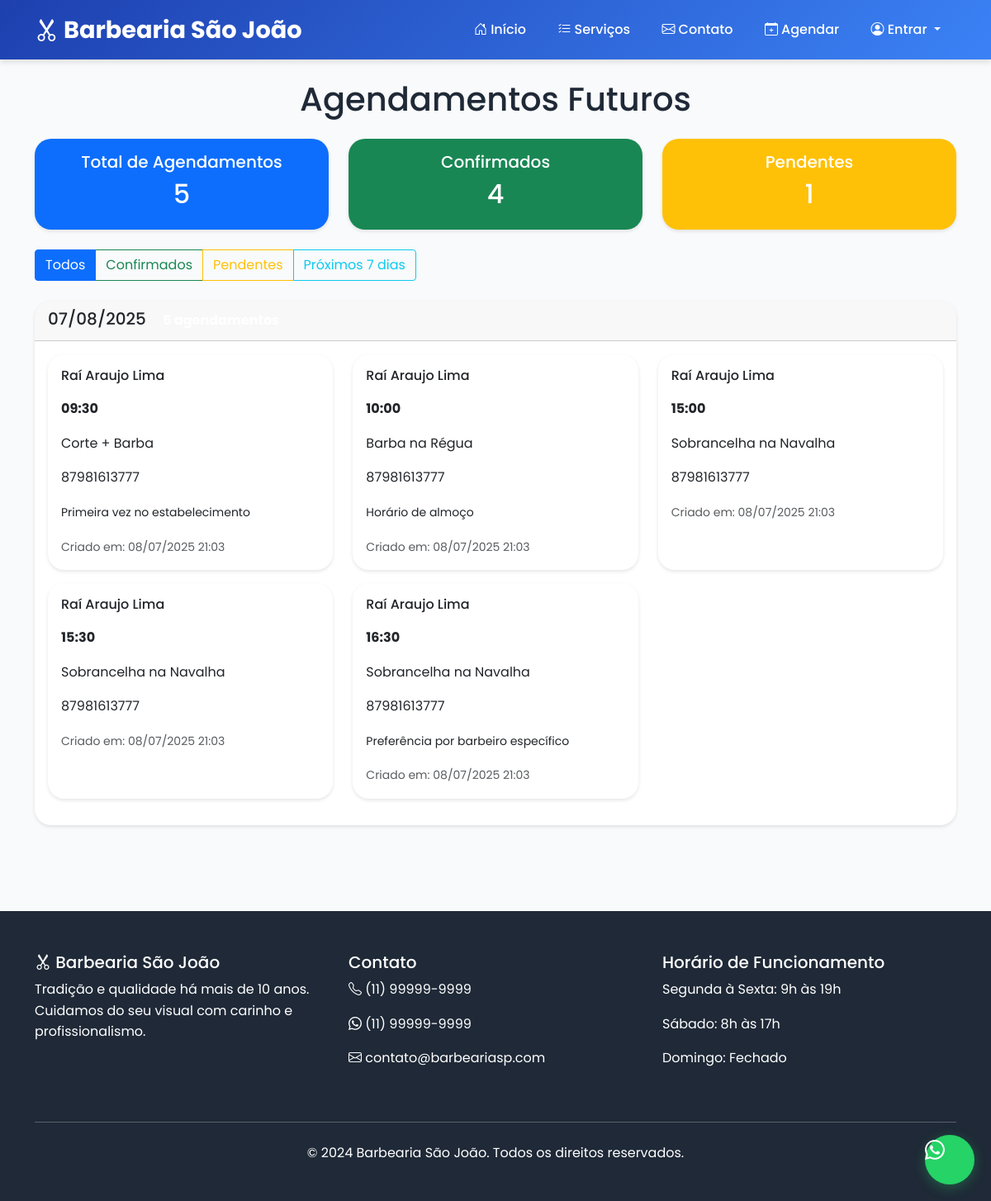
The app's page /agendamento/futuros/ with its own data.
### scheduling/models.py (models this page shows, shortened)
class Appointment(models.Model):
    cliente = models.ForeignKey(
        Cliente,
        on_delete=models.CASCADE,
        verbose_name='Cliente',
        null=True,
        blank=True,
        related_name='appointments'
    )
    client_name = models.CharField(max_length=100, verbose_name='Nome do Cliente')
    client_phone = models.CharField(
        max_length=15,
        verbose_name='Telefone',
        validators=[
            RegexValidator(
                regex=r'^\(\d{2}\)\s\d{4,5}-\d{4}$',
                message='Formato: (11) 99999-9999'
            )
        ]
    )
    service = models.ForeignKey(Service, on_delete=models.CASCADE, verbose_name='Serviço')
    date = models.DateField(verbose_name='Data')
    time = models.TimeField(verbose_name='Horário')
    is_confirmed = models.BooleanField(default=False, verbose_name='Confirmado')
    is_cancelled = models.BooleanField(default=False, verbose_name='Cancelado')
    created_at = models.DateTimeField(auto_now_add=True, verbose_name='Criado em')
    updated_at = models.DateTimeField(auto_now=True, verbose_name='Atualizado em')
    notes = models.TextField(blank=True, verbose_name='Observações')
    class Meta:
        verbose_name = 'Agendamento'
        verbose_name_plural = 'Agendamentos'
        ordering = ['-date', '-time']
        unique_together = ['date', 'time']

### core/models.py (models this page shows, shortened)
class Service(models.Model):
    name = models.CharField(max_length=100, verbose_name='Nome do Serviço')
    description = models.TextField(verbose_name='Descrição')
    price = models.DecimalField(max_digits=10, decimal_places=2, verbose_name='Preço')
    duration = models.IntegerField(verbose_name='Duração (minutos)')
    is_active = models.BooleanField(default=True, verbose_name='Ativo')
    created_at = models.DateTimeField(auto_now_add=True)
    class Meta:
        verbose_name = 'Serviço'
        verbose_name_plural = 'Serviços'
        ordering = ['name']

### scheduling/views.py (the view)
# urls.py: path('futuros/', views.view_future_appointments, name='future_appointments'),
def view_future_appointments(request):
    today = timezone.now().date()
    future_appointments = Appointment.objects.filter(
        date__gte=today,
        is_cancelled=False
    ).order_by('date', 'time')
    appointments_by_date = {}
    for appointment in future_appointments:
        date_str = appointment.date.strftime('%d/%m/%Y')
        if date_str not in appointments_by_date:
            appointments_by_date[date_str] = []
        appointments_by_date[date_str].append(appointment)
    total_appointments = future_appointments.count()
    confirmed_appointments = future_appointments.filter(is_confirmed=True).count()
    pending_appointments = future_appointments.filter(is_confirmed=False).count()
    next_week = today + timedelta(days=7)
    next_week_appointments = future_appointments.filter(date__lte=next_week)
    context = {
        'appointments_by_date': appointments_by_date,
        'total_appointments': total_appointments,
        'confirmed_appointments': confirmed_appointments,
        'pending_appointments': pending_appointments,
        'next_week_appointments': next_week_appointments,
        'today': today,
        'next_week': next_week,
    }
    return render(request, 'scheduling/future_appointments.html', context)

### templates/scheduling/future_appointments.html (shortened to what this page needs)
{% extends 'base.html' %}
{% block content %}
<div class="container mt-4">
    <div class="row">
        <div class="col-12">
            <h1 class="text-center mb-4">
                 Agendamentos Futuros
            </h1>
            <div class="row mb-4">
                <div class="col-md-4">
                    <div class="card bg-primary text-white">
                        <div class="card-body text-center">
                            <h5 class="card-title">Total de Agendamentos</h5>
                            <h2>{{ total_appointments }}</h2>
                        </div>
                    </div>
                </div>
                <div class="col-md-4">
                    <div class="card bg-success text-white">
                        <div class="card-body text-center">
                            <h5 class="card-title">Confirmados</h5>
                            <h2>{{ confirmed_appointments }}</h2>
                        </div>
                    </div>
                </div>
                <div class="col-md-4">
                    <div class="card bg-warning text-white">
                        <div class="card-body text-center">
                            <h5 class="card-title">Pendentes</h5>
                            <h2>{{ pending_appointments }}</h2>
                        </div>
                    </div>
                </div>
            </div>
            <div class="row mb-4">
                <div class="col-12">
                    <div class="btn-group" role="group">
                        <button type="button" class="btn btn-outline-primary active" onclick="showAll()">Todos</button>
                        <button type="button" class="btn btn-outline-success" onclick="showConfirmed()">Confirmados</button>
                        <button type="button" class="btn btn-outline-warning" onclick="showPending()">Pendentes</button>
                        <button type="button" class="btn btn-outline-info" onclick="showNextWeek()">Próximos 7 dias</button>
                    </div>
                </div>
            </div>
            {% if appointments_by_date %}
                {% for date_str, appointments in appointments_by_date.items %}
                <div class="card mb-4 appointment-date-group" data-date="{{ date_str }}">
                    <div class="card-header">
                        <h5 class="mb-0">
                             {{ date_str }}
                            <span class="badge badge-primary float-right">{{ appointments|length }} agendamento{{ appointments|length|pluralize:"s" }}</span>
                        </h5>
                    </div>
                    <div class="card-body">
                        <div class="row">
                            {% for appointment in appointments %}
                            <div class="col-md-6 col-lg-4 mb-3 appointment-item"
                                 data-status="{% if appointment.is_confirmed %}confirmed{% else %}pending{% endif %}">
                                <div class="card h-100 {% if appointment.is_confirmed %}border-success{% elif appointment.is_cancelled %}border-danger{% else %}border-warning{% endif %}">
                                    <div class="card-body">
                                        <div class="d-flex justify-content-between align-items-start mb-2">
                                            <h6 class="card-title mb-0">{{ appointment.client_name }}</h6>
                                            <span class="badge {% if appointment.is_confirmed %}badge-success{% elif appointment.is_cancelled %}badge-danger{% else %}badge-warning{% endif %}">
                                            </span>
                                        </div>
                                        <p class="card-text">
                                            <strong>{{ appointment.time|time:"H:i" }}</strong>
                                        </p>
                                        <p class="card-text">
                                            {{ appointment.service.name }}
                                        </p>
                                        <p class="card-text">
                                            {{ appointment.client_phone }}
                                        </p>
                                        {% if appointment.notes %}
                                        <p class="card-text">
                                            <small>{{ appointment.notes|truncatechars:50 }}</small>
                                        </p>
                                        {% endif %}
                                        <div class="mt-2">
                                            <small class="text-muted">
                                                Criado em: {{ appointment.created_at|date:"d/m/Y H:i" }}
                                            </small>
                                        </div>
                                    </div>
                                </div>
                            </div>
                            {% endfor %}
                        </div>
                    </div>
                </div>
                {% endfor %}
            {% else %}
                <div class="text-center py-5">
                    <i class="fas fa-calendar-times fa-3x text-muted mb-3"></i>
                    <h4 class="text-muted">Nenhum agendamento futuro encontrado</h4>
                    <p class="text-muted">Não há agendamentos programados para os próximos dias.</p>
                </div>
            {% endif %}
        </div>
    </div>
</div>
{% endblock %}

### templates/base.html (style rules this page uses)
:root { --primary-color: #1E40AF; --secondary-color: #F59E0B; --success-color: #10B981; --dark-color: #1F2937; --light-color: #F9FAFB; }
* { margin: 0; padding: 0; box-sizing: border-box; }
body { font-family: 'Poppins', sans-serif; line-height: 1.6; color: var(--dark-color); background-color: var(--light-color); }
.card { border: none; border-radius: 20px; box-shadow: 0 10px 40px rgba(0, 0, 0, 0.1); transition: all 0.3s ease; overflow: hidden; }
.badge { border-radius: 20px; padding: 8px 15px; font-size: 14px; }

### templates/scheduling/future_appointments.html (style rules this page uses)
.appointment-date-group { transition: all 0.3s ease; }
.appointment-item { transition: all 0.3s ease; }
.card { box-shadow: 0 2px 4px rgba(0,0,0,0.1); transition: all 0.3s ease; }
.badge { font-size: 0.8em; }
.btn-group .btn { border-radius: 0; }
.btn-group .btn:first-child { border-top-left-radius: 0.25rem; border-bottom-left-radius: 0.25rem; }
.btn-group .btn:last-child { border-top-right-radius: 0.25rem; border-bottom-right-radius: 0.25rem; }

### records on screen
Appointment: date "07/08/2025", client_name "Raí Araujo Lima", time "09:30", service.name "Corte + Barba", client_phone "87981613777", notes "Primeira vez no estabelecimento", created_at "08/07/2025 21:03"
Appointment: client_name "Raí Araujo Lima", time "10:00", service.name "Barba na Régua", client_phone "87981613777", notes "Horário de almoço", created_at "08/07/2025 21:03"
Appointment: client_name "Raí Araujo Lima", time "15:00", service.name "Sobrancelha na Navalha", client_phone "87981613777", created_at "08/07/2025 21:03"
Appointment: client_name "Raí Araujo Lima", time "15:30", service.name "Sobrancelha na Navalha", client_phone "87981613777", created_at "08/07/2025 21:03"
Appointment: client_name "Raí Araujo Lima", time "16:30", service.name "Sobrancelha na Navalha", client_phone "87981613777", notes "Preferência por barbeiro específico", created_at "08/07/2025 21:03"

### other values on screen
{{ total_appointments }} "5"
{{ confirmed_appointments }} "4"
{{ pending_appointments }} "1"
